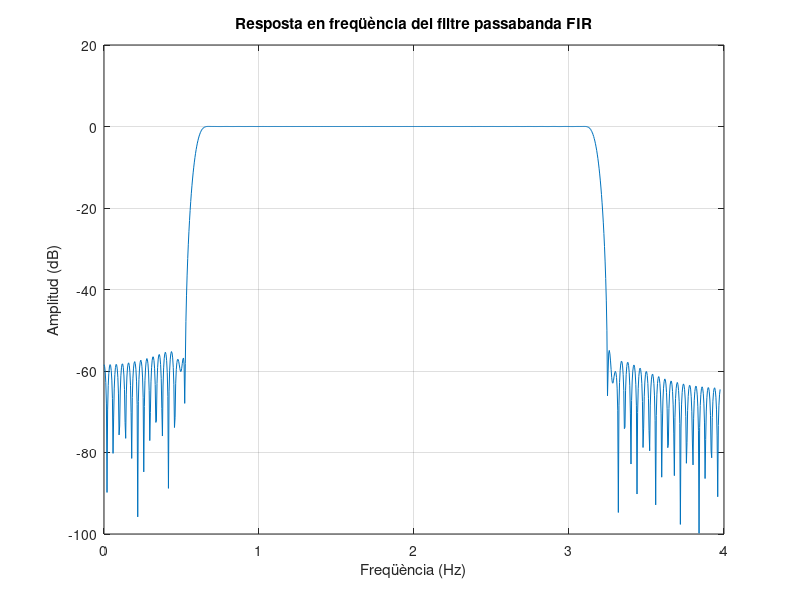

Write the MATLAB code that produced this figure.
fs = 25; % freqüència de mostreig
f0 = 55; % freqüència de notch 50 Hz 
f1=60; % frequencia de noch 60Hz
Q = 2; % factor de qualitat

w0 = (2*pi*f0)/fs; % freqüència angular
w1 = (2*pi*f1)/fs;
bw1=w1/Q;
bw = w0/Q; % ample de banda
a = fir1(200, (2*pi*0.5)/fs , 'high');
b = fir1(200, 0.8, "low");
d = a+b;
% obtenim la resposta en freqüència
[h, w] = freqz(d, 1, 1024, fs); 

% obtenim el vector de freqüències en Hz


% gràfic de la resposta en freqüència
plot((w/(pi)), 20*log10(abs(h))); % mostrem les freqüències en Hz

xlabel('Freqüència (Hz)');
ylabel('Amplitud (dB)');
title('Resposta en freqüència del filtre FIR');
grid on;

% Guardar els coeficients en un fitxer de text
fid = fopen('coeficients.txt', 'w');
fprintf(fid, '%f\n', d);
fclose(fid);

%%



fs = 25; % freqüència de mostreig
f1 = 0.5; % freqüència de tall inferior
f2 = 3; % freqüència de tall superior
Wn = [f1 f2]/fs; % freqüències normalitzades
b = fir1(200, [0.15 0.8], 'bandpass'); % obtenim els coeficients del filtre FIR

% obtenim la resposta en freqüència
[h, w] = freqz(b, 1, 1024, fs);

% gràfic de la resposta en freqüència
plot((w/(pi)), 20*log10(abs(h))); % mostrem les freqüències en Hz
xlabel('Freqüència (Hz)');
ylabel('Amplitud (dB)');
title('Resposta en freqüència del filtre passabanda FIR');
grid on;

% Guardar els coeficients en un fitxer de text
fid = fopen('coeficients.txt', 'w');
fprintf(fid, '%f\n', b);
fclose(fid);






